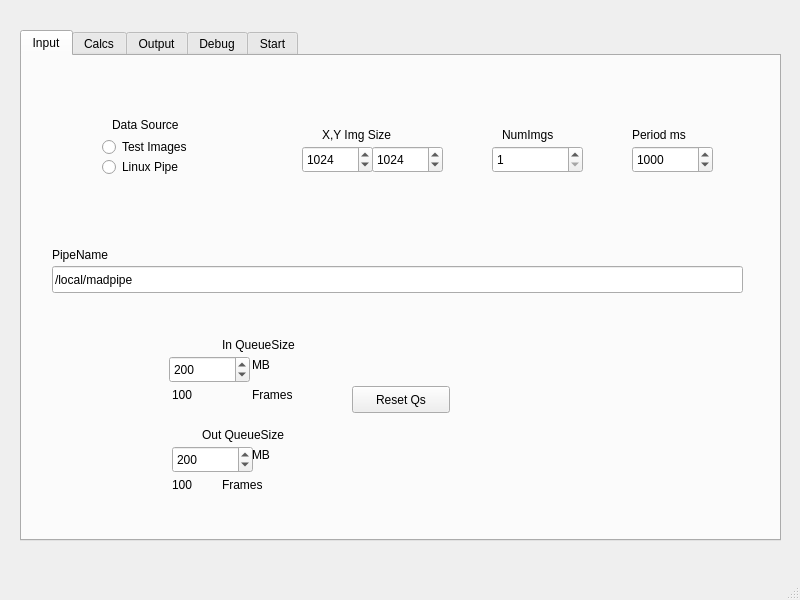
<?xml version="1.0" encoding="UTF-8"?>
<ui version="4.0">
 <class>mpiControlGui</class>
 <widget class="QMainWindow" name="mpiControlGui">
  <property name="geometry">
   <rect>
    <x>0</x>
    <y>0</y>
    <width>800</width>
    <height>600</height>
   </rect>
  </property>
  <property name="windowTitle">
   <string>DetectorMPI</string>
  </property>
  <widget class="QWidget" name="centralwidget">
   <widget class="QTabWidget" name="tabWidget">
    <property name="geometry">
     <rect>
      <x>20</x>
      <y>30</y>
      <width>761</width>
      <height>511</height>
     </rect>
    </property>
    <property name="currentIndex">
     <number>0</number>
    </property>
    <property name="iconSize">
     <size>
      <width>16</width>
      <height>18</height>
     </size>
    </property>
    <widget class="QWidget" name="tab">
     <attribute name="title">
      <string>Input</string>
     </attribute>
     <widget class="QRadioButton" name="radioButton_testimages">
      <property name="geometry">
       <rect>
        <x>80</x>
        <y>80</y>
        <width>114</width>
        <height>22</height>
       </rect>
      </property>
      <property name="text">
       <string>Test Images</string>
      </property>
     </widget>
     <widget class="QRadioButton" name="radioButton_linuxpipe">
      <property name="geometry">
       <rect>
        <x>80</x>
        <y>100</y>
        <width>114</width>
        <height>22</height>
       </rect>
      </property>
      <property name="text">
       <string>Linux Pipe</string>
      </property>
     </widget>
     <widget class="QLabel" name="label">
      <property name="geometry">
       <rect>
        <x>90</x>
        <y>60</y>
        <width>101</width>
        <height>17</height>
       </rect>
      </property>
      <property name="text">
       <string>Data Source</string>
      </property>
     </widget>
     <widget class="QLineEdit" name="lineEdit_pipename">
      <property name="geometry">
       <rect>
        <x>30</x>
        <y>210</y>
        <width>691</width>
        <height>27</height>
       </rect>
      </property>
      <property name="text">
       <string>/local/madpipe</string>
      </property>
     </widget>
     <widget class="QLabel" name="label_2">
      <property name="geometry">
       <rect>
        <x>30</x>
        <y>190</y>
        <width>81</width>
        <height>17</height>
       </rect>
      </property>
      <property name="text">
       <string>PipeName</string>
      </property>
     </widget>
     <widget class="QSpinBox" name="spinBox_imgSizeX">
      <property name="geometry">
       <rect>
        <x>280</x>
        <y>90</y>
        <width>71</width>
        <height>27</height>
       </rect>
      </property>
      <property name="maximum">
       <number>2048</number>
      </property>
      <property name="singleStep">
       <number>128</number>
      </property>
      <property name="value">
       <number>1024</number>
      </property>
     </widget>
     <widget class="QSpinBox" name="spinBox_imgSizeY">
      <property name="geometry">
       <rect>
        <x>350</x>
        <y>90</y>
        <width>71</width>
        <height>27</height>
       </rect>
      </property>
      <property name="maximum">
       <number>2048</number>
      </property>
      <property name="singleStep">
       <number>128</number>
      </property>
      <property name="value">
       <number>1024</number>
      </property>
     </widget>
     <widget class="QLabel" name="label_9">
      <property name="geometry">
       <rect>
        <x>300</x>
        <y>70</y>
        <width>101</width>
        <height>17</height>
       </rect>
      </property>
      <property name="text">
       <string>X,Y Img Size</string>
      </property>
     </widget>
     <widget class="QSpinBox" name="spinBox_numImgs">
      <property name="geometry">
       <rect>
        <x>470</x>
        <y>90</y>
        <width>91</width>
        <height>27</height>
       </rect>
      </property>
      <property name="minimum">
       <number>1</number>
      </property>
      <property name="maximum">
       <number>1000000</number>
      </property>
      <property name="singleStep">
       <number>50</number>
      </property>
     </widget>
     <widget class="QLabel" name="label_10">
      <property name="geometry">
       <rect>
        <x>480</x>
        <y>70</y>
        <width>67</width>
        <height>17</height>
       </rect>
      </property>
      <property name="text">
       <string>NumImgs</string>
      </property>
     </widget>
     <widget class="QSpinBox" name="spinBox_imgPeriodMs">
      <property name="geometry">
       <rect>
        <x>610</x>
        <y>90</y>
        <width>81</width>
        <height>27</height>
       </rect>
      </property>
      <property name="maximum">
       <number>100000</number>
      </property>
      <property name="singleStep">
       <number>100</number>
      </property>
      <property name="value">
       <number>1000</number>
      </property>
     </widget>
     <widget class="QLabel" name="label_11">
      <property name="geometry">
       <rect>
        <x>610</x>
        <y>70</y>
        <width>67</width>
        <height>17</height>
       </rect>
      </property>
      <property name="text">
       <string>Period ms</string>
      </property>
     </widget>
     <widget class="QPushButton" name="pushButton_resetInQueue">
      <property name="geometry">
       <rect>
        <x>330</x>
        <y>330</y>
        <width>98</width>
        <height>27</height>
       </rect>
      </property>
      <property name="text">
       <string>Reset Qs</string>
      </property>
     </widget>
     <widget class="QSpinBox" name="spinBox_inQueueLen">
      <property name="geometry">
       <rect>
        <x>147</x>
        <y>300</y>
        <width>81</width>
        <height>27</height>
       </rect>
      </property>
      <property name="maximum">
       <number>10000</number>
      </property>
      <property name="singleStep">
       <number>10</number>
      </property>
      <property name="value">
       <number>200</number>
      </property>
     </widget>
     <widget class="QLabel" name="label_14">
      <property name="geometry">
       <rect>
        <x>200</x>
        <y>280</y>
        <width>111</width>
        <height>17</height>
       </rect>
      </property>
      <property name="text">
       <string>In QueueSize</string>
      </property>
     </widget>
     <widget class="QLabel" name="label_15">
      <property name="geometry">
       <rect>
        <x>230</x>
        <y>300</y>
        <width>31</width>
        <height>17</height>
       </rect>
      </property>
      <property name="text">
       <string>MB</string>
      </property>
     </widget>
     <widget class="QLabel" name="label_inQueueLen_RBV">
      <property name="geometry">
       <rect>
        <x>150</x>
        <y>330</y>
        <width>67</width>
        <height>17</height>
       </rect>
      </property>
      <property name="text">
       <string>100</string>
      </property>
     </widget>
     <widget class="QLabel" name="label_17">
      <property name="geometry">
       <rect>
        <x>230</x>
        <y>330</y>
        <width>67</width>
        <height>17</height>
       </rect>
      </property>
      <property name="text">
       <string>Frames</string>
      </property>
     </widget>
     <widget class="QSpinBox" name="spinBox_outQueueLen">
      <property name="geometry">
       <rect>
        <x>150</x>
        <y>390</y>
        <width>81</width>
        <height>27</height>
       </rect>
      </property>
      <property name="maximum">
       <number>10000</number>
      </property>
      <property name="singleStep">
       <number>10</number>
      </property>
      <property name="value">
       <number>200</number>
      </property>
     </widget>
     <widget class="QLabel" name="label_outQueueLen_RBV">
      <property name="geometry">
       <rect>
        <x>150</x>
        <y>420</y>
        <width>67</width>
        <height>17</height>
       </rect>
      </property>
      <property name="text">
       <string>100</string>
      </property>
     </widget>
     <widget class="QLabel" name="label_16">
      <property name="geometry">
       <rect>
        <x>230</x>
        <y>390</y>
        <width>31</width>
        <height>17</height>
       </rect>
      </property>
      <property name="text">
       <string>MB</string>
      </property>
     </widget>
     <widget class="QLabel" name="label_18">
      <property name="geometry">
       <rect>
        <x>200</x>
        <y>420</y>
        <width>67</width>
        <height>17</height>
       </rect>
      </property>
      <property name="text">
       <string>Frames</string>
      </property>
     </widget>
     <widget class="QLabel" name="label_19">
      <property name="geometry">
       <rect>
        <x>180</x>
        <y>370</y>
        <width>111</width>
        <height>17</height>
       </rect>
      </property>
      <property name="text">
       <string>Out QueueSize</string>
      </property>
     </widget>
    </widget>
    <widget class="QWidget" name="tab_2">
     <attribute name="title">
      <string>Calcs</string>
     </attribute>
     <widget class="QCheckBox" name="checkBox_avgdark">
      <property name="geometry">
       <rect>
        <x>80</x>
        <y>60</y>
        <width>201</width>
        <height>22</height>
       </rect>
      </property>
      <property name="text">
       <string>Average Dark/Noise</string>
      </property>
     </widget>
     <widget class="QCheckBox" name="checkBox_subdark">
      <property name="geometry">
       <rect>
        <x>80</x>
        <y>190</y>
        <width>151</width>
        <height>22</height>
       </rect>
      </property>
      <property name="text">
       <string>Subtract Thresh</string>
      </property>
     </widget>
     <widget class="QLineEdit" name="lineEdit_ntoavg">
      <property name="geometry">
       <rect>
        <x>160</x>
        <y>100</y>
        <width>113</width>
        <height>27</height>
       </rect>
      </property>
     </widget>
     <widget class="QLabel" name="label_3">
      <property name="geometry">
       <rect>
        <x>90</x>
        <y>100</y>
        <width>67</width>
        <height>17</height>
       </rect>
      </property>
      <property name="text">
       <string>N toAvg</string>
      </property>
     </widget>
     <widget class="QLabel" name="label_12">
      <property name="geometry">
       <rect>
        <x>80</x>
        <y>220</y>
        <width>67</width>
        <height>17</height>
       </rect>
      </property>
      <property name="text">
       <string>N Std</string>
      </property>
     </widget>
     <widget class="QLineEdit" name="lineEdit_numStdThresh">
      <property name="geometry">
       <rect>
        <x>150</x>
        <y>220</y>
        <width>113</width>
        <height>27</height>
       </rect>
      </property>
      <property name="text">
       <string>4.0</string>
      </property>
     </widget>
     <widget class="QRadioButton" name="radioButton_noImm">
      <property name="geometry">
       <rect>
        <x>80</x>
        <y>290</y>
        <width>114</width>
        <height>22</height>
       </rect>
      </property>
      <property name="text">
       <string>RawImgs</string>
      </property>
     </widget>
     <widget class="QRadioButton" name="radioButton_rawIMM">
      <property name="geometry">
       <rect>
        <x>80</x>
        <y>310</y>
        <width>114</width>
        <height>22</height>
       </rect>
      </property>
      <property name="text">
       <string>rawIMM</string>
      </property>
     </widget>
     <widget class="QRadioButton" name="radioButton_compIMM">
      <property name="geometry">
       <rect>
        <x>80</x>
        <y>330</y>
        <width>114</width>
        <height>22</height>
       </rect>
      </property>
      <property name="text">
       <string>compIMM</string>
      </property>
     </widget>
    </widget>
    <widget class="QWidget" name="tab_3">
     <attribute name="title">
      <string>Output</string>
     </attribute>
     <widget class="QRadioButton" name="radioButton_tifffile">
      <property name="geometry">
       <rect>
        <x>20</x>
        <y>50</y>
        <width>114</width>
        <height>22</height>
       </rect>
      </property>
      <property name="text">
       <string>Tiff File</string>
      </property>
     </widget>
     <widget class="QRadioButton" name="radioButton_linuxOutPipe">
      <property name="geometry">
       <rect>
        <x>20</x>
        <y>220</y>
        <width>114</width>
        <height>22</height>
       </rect>
      </property>
      <property name="text">
       <string>LinuxPipe</string>
      </property>
     </widget>
     <widget class="QLineEdit" name="lineEdit_tiffpath">
      <property name="geometry">
       <rect>
        <x>100</x>
        <y>80</y>
        <width>611</width>
        <height>27</height>
       </rect>
      </property>
      <property name="text">
       <string>/local</string>
      </property>
     </widget>
     <widget class="QLineEdit" name="lineEdit_tiffbasename">
      <property name="geometry">
       <rect>
        <x>100</x>
        <y>110</y>
        <width>261</width>
        <height>27</height>
       </rect>
      </property>
      <property name="text">
       <string>testy</string>
      </property>
     </widget>
     <widget class="QLineEdit" name="linEdit_tiffnumber">
      <property name="geometry">
       <rect>
        <x>100</x>
        <y>140</y>
        <width>113</width>
        <height>27</height>
       </rect>
      </property>
      <property name="text">
       <string>100</string>
      </property>
     </widget>
     <widget class="QLineEdit" name="lineEdit_linuxOutpipeName">
      <property name="geometry">
       <rect>
        <x>100</x>
        <y>260</y>
        <width>611</width>
        <height>27</height>
       </rect>
      </property>
     </widget>
     <widget class="QLabel" name="label_5">
      <property name="geometry">
       <rect>
        <x>10</x>
        <y>90</y>
        <width>67</width>
        <height>17</height>
       </rect>
      </property>
      <property name="text">
       <string>Path</string>
      </property>
     </widget>
     <widget class="QLabel" name="label_6">
      <property name="geometry">
       <rect>
        <x>10</x>
        <y>120</y>
        <width>81</width>
        <height>17</height>
       </rect>
      </property>
      <property name="text">
       <string>BaseName</string>
      </property>
     </widget>
     <widget class="QLabel" name="label_7">
      <property name="geometry">
       <rect>
        <x>10</x>
        <y>150</y>
        <width>67</width>
        <height>17</height>
       </rect>
      </property>
      <property name="text">
       <string>Number</string>
      </property>
     </widget>
     <widget class="QLabel" name="label_8">
      <property name="geometry">
       <rect>
        <x>20</x>
        <y>270</y>
        <width>71</width>
        <height>17</height>
       </rect>
      </property>
      <property name="text">
       <string>PipeName</string>
      </property>
     </widget>
     <widget class="QRadioButton" name="radioButton_nullOutput">
      <property name="geometry">
       <rect>
        <x>20</x>
        <y>10</y>
        <width>114</width>
        <height>22</height>
       </rect>
      </property>
      <property name="text">
       <string>No Output</string>
      </property>
     </widget>
    </widget>
    <widget class="QWidget" name="tab_5">
     <attribute name="title">
      <string>Debug</string>
     </attribute>
     <widget class="QPushButton" name="pushButton_10secpause">
      <property name="geometry">
       <rect>
        <x>110</x>
        <y>80</y>
        <width>98</width>
        <height>27</height>
       </rect>
      </property>
      <property name="text">
       <string>Block10s</string>
      </property>
     </widget>
     <widget class="QLabel" name="label_4">
      <property name="geometry">
       <rect>
        <x>220</x>
        <y>80</y>
        <width>381</width>
        <height>17</height>
       </rect>
      </property>
      <property name="text">
       <string>Pause mpi proc. for 10s, to lset queues fill up</string>
      </property>
     </widget>
     <widget class="QCheckBox" name="checkBox_saveMPIRam">
      <property name="geometry">
       <rect>
        <x>110</x>
        <y>130</y>
        <width>151</width>
        <height>22</height>
       </rect>
      </property>
      <property name="text">
       <string>SaveMPIRams</string>
      </property>
     </widget>
     <widget class="QCheckBox" name="checkBox_isPrintTrace">
      <property name="geometry">
       <rect>
        <x>110</x>
        <y>160</y>
        <width>97</width>
        <height>22</height>
       </rect>
      </property>
      <property name="text">
       <string>Print Trace</string>
      </property>
     </widget>
     <widget class="QSpinBox" name="spinBox_maxNumProcs">
      <property name="geometry">
       <rect>
        <x>300</x>
        <y>190</y>
        <width>58</width>
        <height>27</height>
       </rect>
      </property>
      <property name="value">
       <number>2</number>
      </property>
     </widget>
     <widget class="QCheckBox" name="checkBox_isLimitNProcs">
      <property name="geometry">
       <rect>
        <x>110</x>
        <y>190</y>
        <width>181</width>
        <height>22</height>
       </rect>
      </property>
      <property name="text">
       <string>Limit Max N Processes</string>
      </property>
     </widget>
    </widget>
    <widget class="QWidget" name="tab_4">
     <attribute name="title">
      <string>Start</string>
     </attribute>
     <widget class="QPushButton" name="pushButton_start">
      <property name="geometry">
       <rect>
        <x>20</x>
        <y>370</y>
        <width>171</width>
        <height>81</height>
       </rect>
      </property>
      <property name="text">
       <string> Start</string>
      </property>
     </widget>
     <widget class="QPushButton" name="pushButton_stop">
      <property name="geometry">
       <rect>
        <x>190</x>
        <y>370</y>
        <width>171</width>
        <height>81</height>
       </rect>
      </property>
      <property name="text">
       <string>Stop</string>
      </property>
     </widget>
     <widget class="QProgressBar" name="progressBar_numImages">
      <property name="geometry">
       <rect>
        <x>390</x>
        <y>400</y>
        <width>341</width>
        <height>23</height>
       </rect>
      </property>
      <property name="value">
       <number>24</number>
      </property>
     </widget>
     <widget class="QLabel" name="label_dispImage">
      <property name="geometry">
       <rect>
        <x>200</x>
        <y>20</y>
        <width>320</width>
        <height>320</height>
       </rect>
      </property>
      <property name="frameShape">
       <enum>QFrame::Box</enum>
      </property>
      <property name="text">
       <string/>
      </property>
     </widget>
     <widget class="QLabel" name="label_dispTextLeft">
      <property name="geometry">
       <rect>
        <x>20</x>
        <y>20</y>
        <width>161</width>
        <height>311</height>
       </rect>
      </property>
      <property name="text">
       <string/>
      </property>
     </widget>
     <widget class="QLabel" name="label_dispTextRight">
      <property name="geometry">
       <rect>
        <x>530</x>
        <y>30</y>
        <width>191</width>
        <height>301</height>
       </rect>
      </property>
      <property name="text">
       <string/>
      </property>
     </widget>
     <widget class="QComboBox" name="comboBox_whichViewImg">
      <property name="geometry">
       <rect>
        <x>520</x>
        <y>430</y>
        <width>85</width>
        <height>27</height>
       </rect>
      </property>
      <property name="currentIndex">
       <number>0</number>
      </property>
      <item>
       <property name="text">
        <string>DataImg</string>
       </property>
      </item>
      <item>
       <property name="text">
        <string>DarkImg</string>
       </property>
      </item>
      <item>
       <property name="text">
        <string>StdImg</string>
       </property>
      </item>
      <item>
       <property name="text">
        <string>ThreshImg</string>
       </property>
      </item>
     </widget>
     <widget class="QLabel" name="label_13">
      <property name="geometry">
       <rect>
        <x>430</x>
        <y>440</y>
        <width>101</width>
        <height>17</height>
       </rect>
      </property>
      <property name="text">
       <string>Img2Return</string>
      </property>
     </widget>
    </widget>
   </widget>
  </widget>
  <widget class="QMenuBar" name="menubar">
   <property name="geometry">
    <rect>
     <x>0</x>
     <y>0</y>
     <width>800</width>
     <height>25</height>
    </rect>
   </property>
  </widget>
  <widget class="QStatusBar" name="statusbar"/>
 </widget>
 <resources/>
 <connections/>
</ui>
